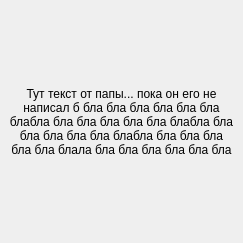
<?xml version="1.0" encoding="UTF-8"?>
<ui version="4.0">
 <class>Referens</class>
 <widget class="QMainWindow" name="Referens">
  <property name="geometry">
   <rect>
    <x>0</x>
    <y>0</y>
    <width>243</width>
    <height>243</height>
   </rect>
  </property>
  <property name="windowTitle">
   <string>Referens</string>
  </property>
  <property name="windowIcon">
   <iconset>
    <normaloff>../imges/icon.ico</normaloff>../imges/icon.ico</iconset>
  </property>
  <widget class="QWidget" name="centralwidget">
   <layout class="QVBoxLayout" name="verticalLayout">
    <item>
     <widget class="QLabel" name="label">
      <property name="minimumSize">
       <size>
        <width>225</width>
        <height>225</height>
       </size>
      </property>
      <property name="text">
       <string>Тут текст от папы... пока он его не написал б бла бла бла бла бла бла блабла бла бла бла бла бла блабла бла бла бла бла бла блабла бла бла бла бла бла блала бла бла бла бла бла бла</string>
      </property>
      <property name="alignment">
       <set>Qt::AlignCenter</set>
      </property>
      <property name="wordWrap">
       <bool>true</bool>
      </property>
     </widget>
    </item>
   </layout>
  </widget>
 </widget>
 <resources>
  <include location="../../test.qrc"/>
 </resources>
 <connections/>
</ui>
